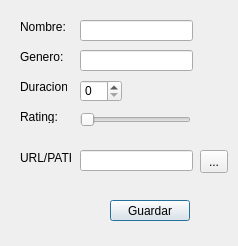
<?xml version="1.0" encoding="UTF-8"?>
<ui version="4.0">
 <class>CapituloRegistro</class>
 <widget class="QDialog" name="CapituloRegistro">
  <property name="geometry">
   <rect>
    <x>0</x>
    <y>0</y>
    <width>238</width>
    <height>246</height>
   </rect>
  </property>
  <property name="windowTitle">
   <string>Registro de Capitulos</string>
  </property>
  <widget class="QPushButton" name="GuardarCapitulo">
   <property name="geometry">
    <rect>
     <x>110</x>
     <y>200</y>
     <width>80</width>
     <height>21</height>
    </rect>
   </property>
   <property name="text">
    <string>Guardar</string>
   </property>
  </widget>
  <widget class="QLineEdit" name="lineEdit">
   <property name="geometry">
    <rect>
     <x>80</x>
     <y>20</y>
     <width>113</width>
     <height>21</height>
    </rect>
   </property>
   <property name="text">
    <string/>
   </property>
  </widget>
  <widget class="QLabel" name="label">
   <property name="geometry">
    <rect>
     <x>20</x>
     <y>20</y>
     <width>47</width>
     <height>13</height>
    </rect>
   </property>
   <property name="text">
    <string>Nombre:</string>
   </property>
  </widget>
  <widget class="QLineEdit" name="genero">
   <property name="geometry">
    <rect>
     <x>80</x>
     <y>50</y>
     <width>113</width>
     <height>21</height>
    </rect>
   </property>
   <property name="text">
    <string/>
   </property>
  </widget>
  <widget class="QLabel" name="label_2">
   <property name="geometry">
    <rect>
     <x>20</x>
     <y>50</y>
     <width>47</width>
     <height>13</height>
    </rect>
   </property>
   <property name="text">
    <string>Genero:</string>
   </property>
  </widget>
  <widget class="QLabel" name="label_3">
   <property name="geometry">
    <rect>
     <x>20</x>
     <y>110</y>
     <width>47</width>
     <height>13</height>
    </rect>
   </property>
   <property name="text">
    <string>Rating:</string>
   </property>
  </widget>
  <widget class="QLabel" name="label_4">
   <property name="geometry">
    <rect>
     <x>20</x>
     <y>80</y>
     <width>47</width>
     <height>13</height>
    </rect>
   </property>
   <property name="text">
    <string>Duracion:</string>
   </property>
  </widget>
  <widget class="QSpinBox" name="duracion">
   <property name="geometry">
    <rect>
     <x>80</x>
     <y>80</y>
     <width>42</width>
     <height>22</height>
    </rect>
   </property>
  </widget>
  <widget class="QLabel" name="label_7">
   <property name="geometry">
    <rect>
     <x>20</x>
     <y>150</y>
     <width>51</width>
     <height>16</height>
    </rect>
   </property>
   <property name="text">
    <string>URL/PATH:</string>
   </property>
  </widget>
  <widget class="QLineEdit" name="url">
   <property name="geometry">
    <rect>
     <x>80</x>
     <y>150</y>
     <width>113</width>
     <height>21</height>
    </rect>
   </property>
   <property name="text">
    <string/>
   </property>
  </widget>
  <widget class="QSlider" name="rating">
   <property name="geometry">
    <rect>
     <x>80</x>
     <y>110</y>
     <width>111</width>
     <height>20</height>
    </rect>
   </property>
   <property name="orientation">
    <enum>Qt::Horizontal</enum>
   </property>
  </widget>
  <widget class="QToolButton" name="toolButton">
   <property name="geometry">
    <rect>
     <x>200</x>
     <y>150</y>
     <width>28</width>
     <height>23</height>
    </rect>
   </property>
   <property name="text">
    <string>...</string>
   </property>
  </widget>
 </widget>
 <resources/>
 <connections/>
</ui>
